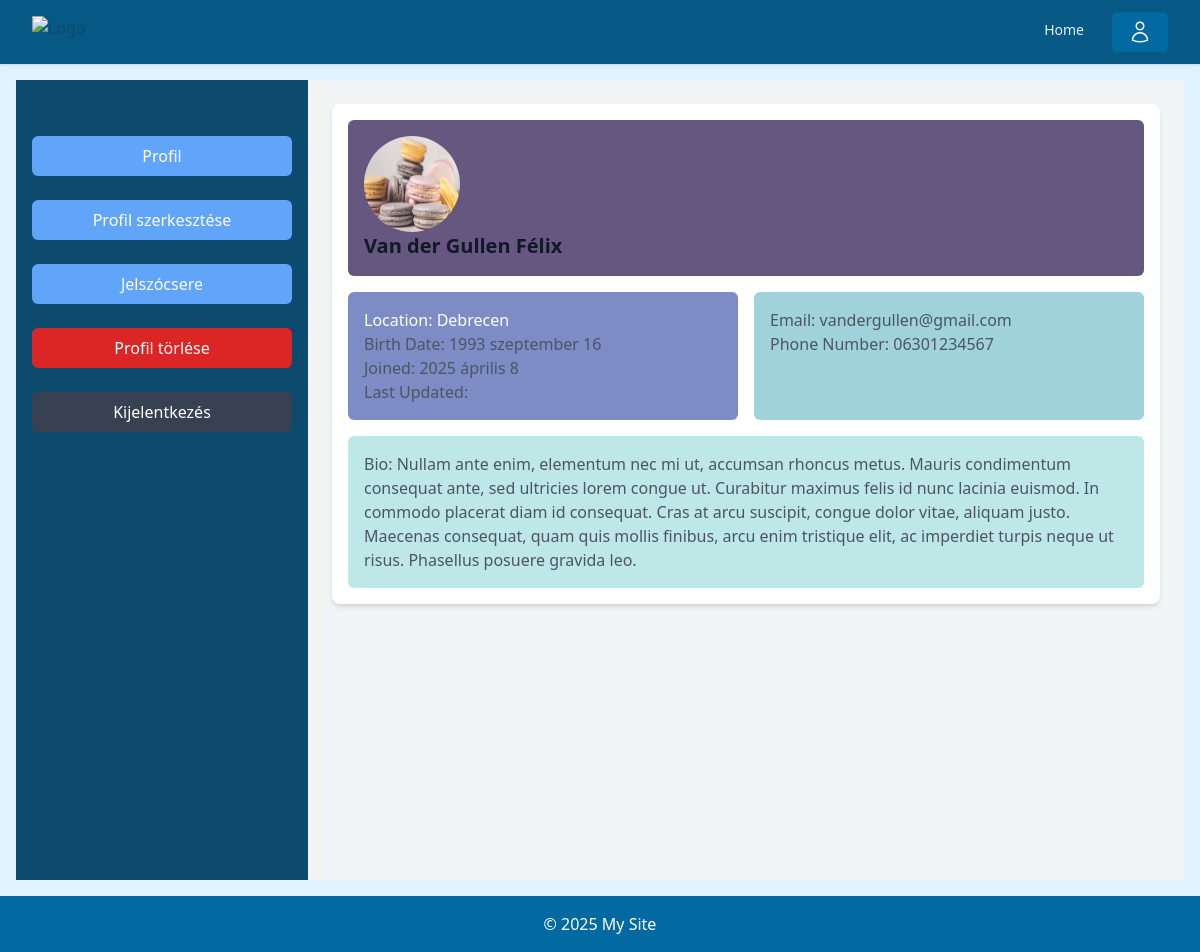
Screenshot of /profile/ (signed in) with the database file from the repository.
### accounts/models.py (models this page shows, shortened)
class Profile(models.Model):
    user = models.OneToOneField(User, on_delete=models.CASCADE)
    bio = models.TextField(max_length=500, blank=True)
    location = models.CharField(max_length=30, blank=True)
    birth_date = models.DateField(null=True, blank=True)
    profile_picture = models.ImageField(upload_to='profile_pics/', default='profile_pics/default.jpg', blank=True, null=True)
    phone_number = models.CharField(max_length=15, blank=True)
    email_token = models.CharField(max_length=64, blank=True)
    email_verified = models.BooleanField(default=False)

### accounts/views.py (the view)
# urls.py: path('profile/', views.profile, name='profile'),
@login_required
def profile(request):
    profile = get_object_or_404(Profile, user=request.user)
    return render(request, 'profile/profile.html', {'profile': profile})

### accounts/templates/profile/profile.html (shortened to what this page needs)
{% extends 'profile_base.html' %}
{% block profile_content %}
    <div class="profile-container mx-auto p-4 bg-white shadow-md rounded-lg">
        <div class=" grid grid-cols-1 md:grid-cols-2 gap-4">
            <div class="bg-ultraViolet p-4 rounded-md md:col-span-2 ">
                <img src="{{ profile.profile_picture.url }}" alt="Profile Picture" class="w-24 h-24 rounded-full">
                <h2 class="text-xl font-bold">
                {% if profile.user.first_name %}
                    {{ profile.user.first_name }} {{ profile.user.last_name }}
                {% else %}
                    {{ profile.user.username }}
                {% endif %}
                </h2>
            </div>
            <div class="bg-glaucous p-4 rounded-md">
                <p class="text-white">Location: {{ profile.location }}</p>
                <p class="text-gray-600">Birth Date: {{ profile.birth_date|date:"Y F j" }}</p>
                <p class="text-gray-600">Joined: {{ profile.user.date_joined|date:"Y F j" }}</p>
                <p class="text-gray-600">Last Updated: {{ profile.updated_at|date:"F j, Y" }}</p>
            </div>
            <div class="bg-nonphotoBlue p-4 rounded-md">
                <p class="text-gray-600">Email: {{ user.email }}</p>
                <p class="text-gray-600">Phone Number: {{ profile.phone_number }}</p>
            </div>
            <div class="bg-mintGreen p-4 rounded-md md:col-span-2">
                <p class="text-gray-600">Bio: {{ profile.bio }}</p>
            </div>
        </div>
    </div>
{% endblock %}

### rows the page displays
Profile: profile_picture (picture), user.first_name "Van der Gullen", user.last_name "Félix", location "Debrecen", birth_date "1993 szeptember 16", user.date_joined "2025 április 8", phone_number "06301234567", bio "Nullam ante enim, elementum nec mi ut, accumsan rhoncus metus. Mauris condimentum consequat ante, sed ultricies lorem congue ut. Curabitur maximus felis id nunc lacinia euismod. In commodo placerat diam id consequat. Cras at arcu suscipit, congue dolor vitae, aliquam justo. Maecenas consequat, quam quis mollis finibus, arcu enim tristique elit, ac imperdiet turpis neque ut risus. Phasellus posuere gravida leo."

### other values shown
{{ user.email }} "vandergullen@gmail.com"
